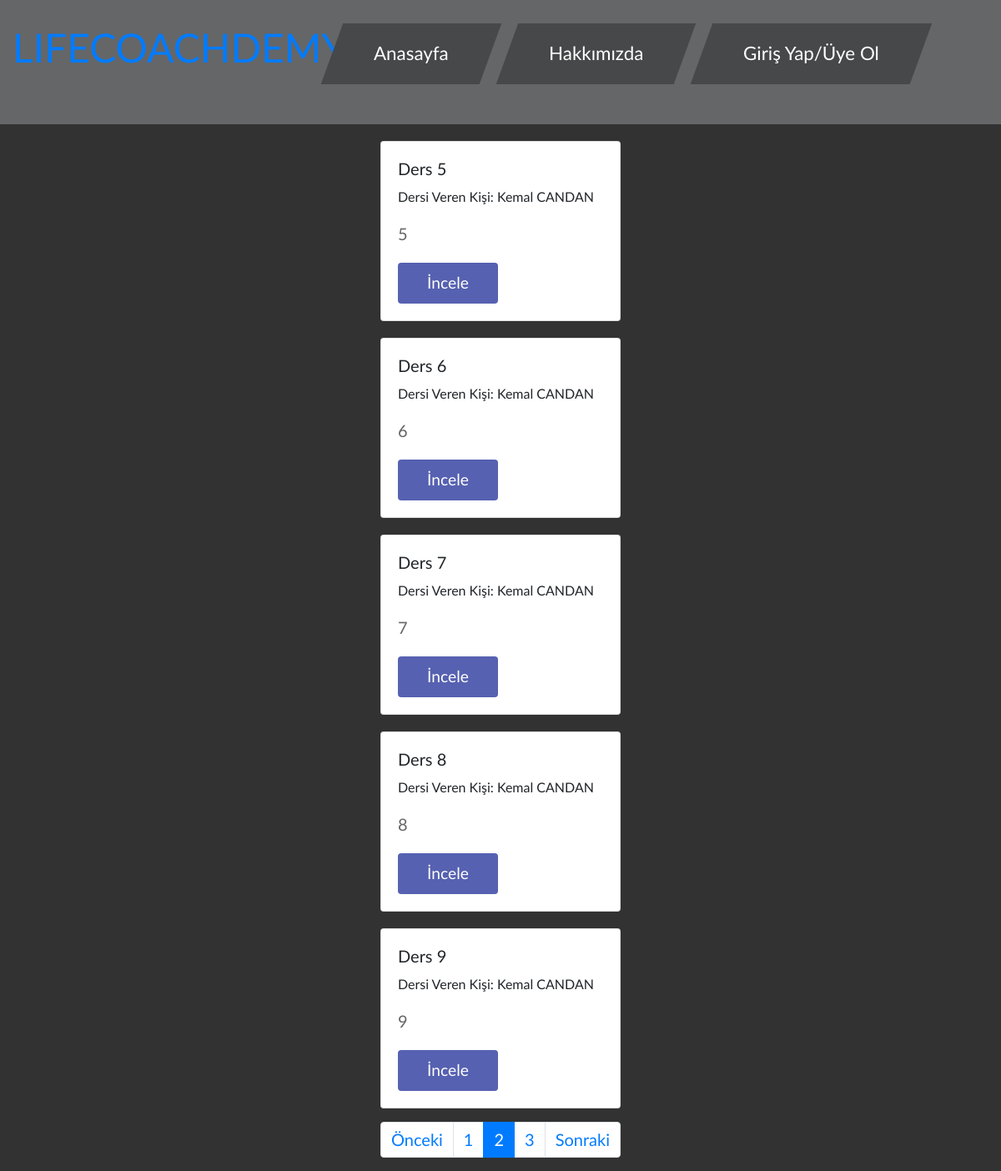
The page /course/index/?sayfa=2 on the database as committed earlier.
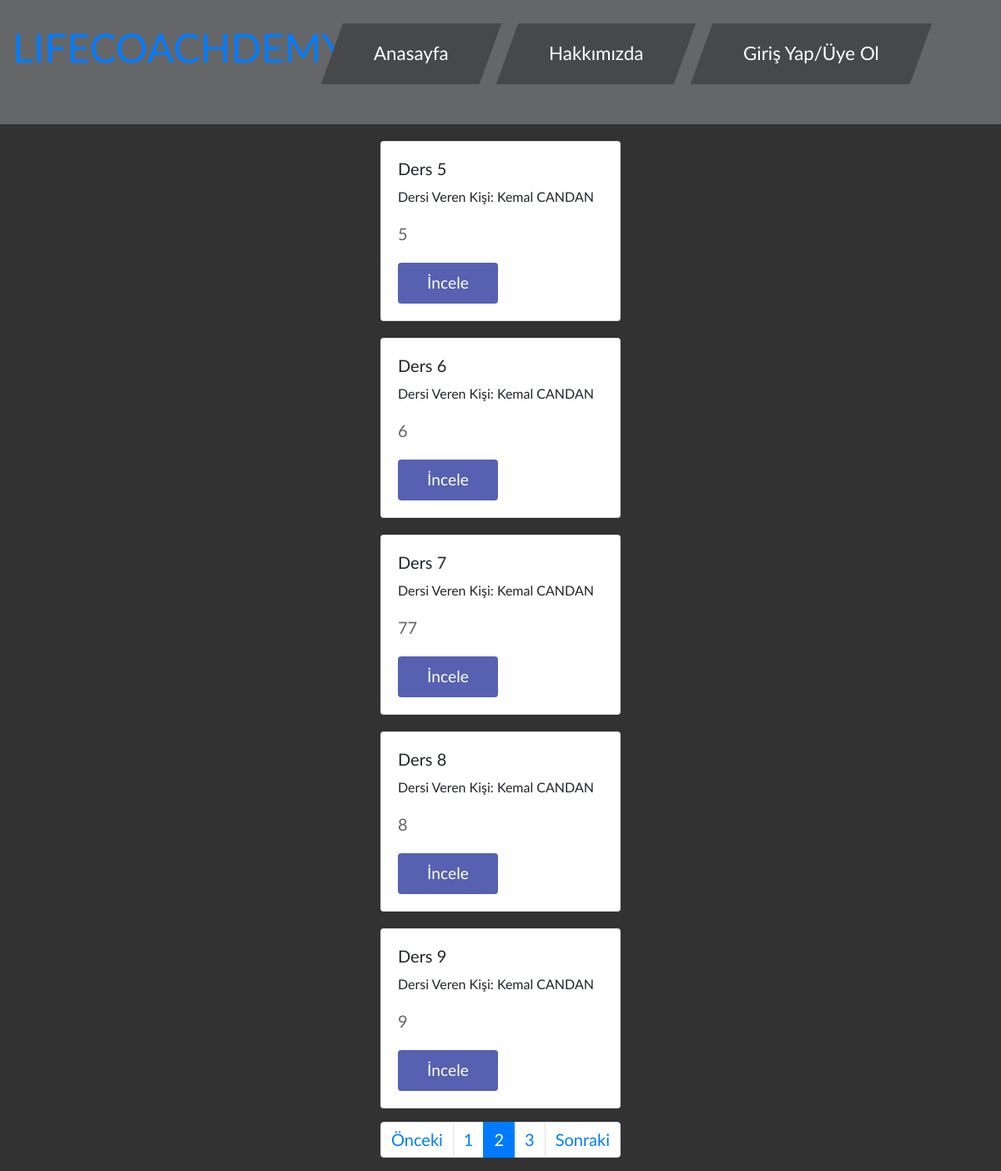
The same page on the database as committed later.
### course/models.py (models this page shows, shortened)
class Course(models.Model):
    staff = models.ForeignKey('auth.User', verbose_name='Dersi Veren Kişi', related_name='courses', on_delete=models.CASCADE)
    name = models.CharField(max_length=120, verbose_name='Dersin Adı')
    content = RichTextField(verbose_name='İçerik', null=True, blank=True)
    slug = models.SlugField(unique=True, editable=False, max_length=130)
    def get_absolute_url(self):
        return reverse('course:detail', kwargs={'slug': self.slug})

### course/views.py (the view, shortened to what this page needs)
def course_index(request):
    course_list = Course.objects.all()
    query = request.GET.get('q')
    paginator = Paginator(course_list, 5) #Show 5 courses per page
    page = request.GET.get('sayfa')
    try:
        courses = paginator.page(page)
    except PageNotAnInteger:
        courses = paginator.page(1)
    except EmptyPage:
        courses = paginator.page(paginator.num_pages)
    return render(request, 'course/index.html', {'courses': courses})

### templates/course/index.html (shortened to what this page needs)
{% extends 'base.html' %}
{% block body %}
    {% for course in courses %}
        <div class="container">
            <div class="row justify-content-center" style="margin-top:20px;">
                <div class="card" style="width: 18rem;">
                    <div class="card-body">
                        <h5 class="card-title">{{ course.name }}</h5>
                        <h6>Dersi Veren Kişi: {{ course.staff.get_full_name }}</h6>
                        <p class="card-text">{{ course.content|safe|linebreaks|truncatechars:34 }}</p>
                        <a href="{{ course.get_absolute_url }}" class="btn btn-primary">İncele</a>
                    </div>
                </div>
            </div>
        </div>
    {% endfor %}
    <div class="row justify-content-center mt-3">
        <ul class="pagination">
            <li class="page-item {% if not courses.has_previous %}disabled{% endif %}">
                <a class="page-link"  {% if courses.has_previous %} href="?sayfa={{ courses.previous_page_number }}" {% endif %} tabindex="-1" aria-disabled="true">Önceki</a>
            </li>
            {% for page in courses.paginator.page_range %}
            <li class="page-item {% ifequal page courses.number %}active{% endifequal %}"><a class="page-link" href="?sayfa={{ page }}{% if request.GET.q %}&q={{ request.GET.q }}{% endif %}">{{ page }}</a></li>
            {% endfor %}
            <li class="page-item {% if not courses.has_next %}disabled{% endif %}">
                <a class="page-link"  {% if courses.has_next %} href="?sayfa={{ courses.next_page_number }}" {% endif %} tabindex="-1" aria-disabled="true">Sonraki</a>
            </li>
        </ul>
    </div>
{% endblock %}

Rows that differ between the two databases and show on the page:
changed Course "Ders 7": content "7" → "77"
